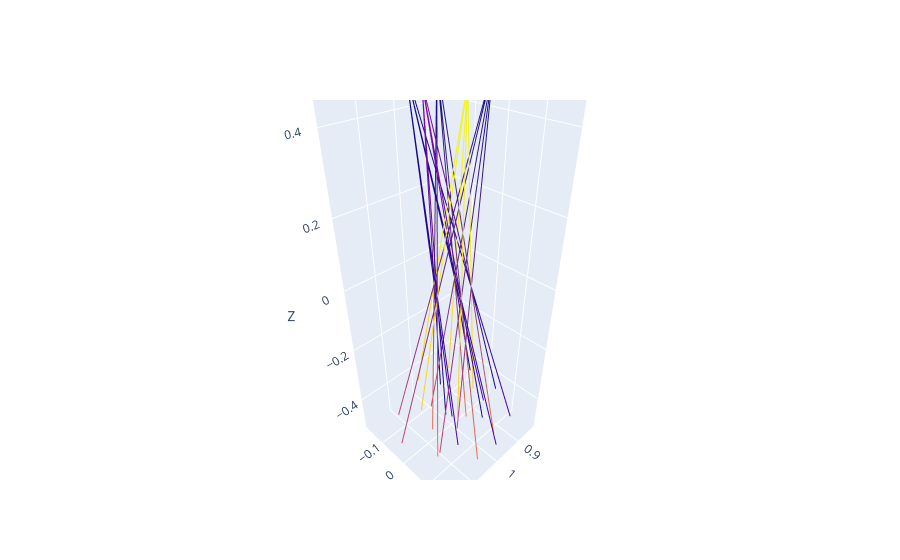

Notebook code cell kept with this figure:
### Code cell
cmap = plt.get_cmap()
colors = cmap(data["img"]/max(data["img"]))

plot_rays(
    np.concatenate([data["ray_origin"].to_list(), data["ray_origin"].to_list()]), 
    np.concatenate([data["ray_direction"].to_list(), data["ray_direction"].to_list()]),
    colors=colors
)

### Figure 1 — Plotly figure (JSON) as saved in the notebook; plotly's stock layout.template omitted (floating-point values rounded to 4 significant figures)
{"data": [{"line": {"color": [0.267, 0.004874, 0.3294, 1.0]}, "mode": "lines", "name": "ray", "showlegend": false, "type": "scatter3d", "x": [1.098, 1.003], "y": [0.02204, -0.0218], "z": [0.5, -0.4946]}, {"marker": {"color": [0.267, 0.004874, 0.3294, 1.0], "size": 4}, "mode": "markers", "showlegend": false, "type": "scatter3d", "x": [1.098], "y": [0.02204], "z": [0.5]}, {"line": {"color": [0.267, 0.004874, 0.3294, 1.0]}, "mode": "lines", "name": "ray", "showlegend": false, "type": "scatter3d", "x": [1.098, 0.9357], "y": [0.02204, 0.07232], "z": [0.5, -0.4855]}, {"marker": {"color": [0.267, 0.004874, 0.3294, 1.0], "size": 4}, "mode": "markers", "showlegend": false, "type": "scatter3d", "x": [1.098], "y": [0.02204], "z": [0.5]}, {"line": {"color": [0.267, 0.004874, 0.3294, 1.0]}, "mode": "lines", "name": "ray", "showlegend": false, "type": "scatter3d", "x": [1.098, 0.8315], "y": [0.02204, 0.0362], "z": [0.5, -0.4639]}, {"marker": {"color": [0.267, 0.004874, 0.3294, 1.0], "size": 4}, "mode": "markers", "showlegend": false, "type": "scatter3d", "x": [1.098], "y": [0.02204], "z": [0.5]}, {"line": {"color": [0.267, 0.004874, 0.3294, 1.0]}, "mode": "lines", "name": "ray", "showlegend": false, "type": "scatter3d", "x": [1.098, 0.8328], "y": [0.02204, -0.07663], "z": [0.5, -0.4593]}, {"marker": {"color": [0.267, 0.004874, 0.3294, 1.0], "size": 4}, "mode": "markers", "showlegend": false, "type": "scatter3d", "x": [1.098], "y": [0.02204], "z": [0.5]}, {"line": {"color": [0.267, 0.004874, 0.3294, 1.0]}, "mode": "lines", "name": "ray", "showlegend": false, "type": "scatter3d", "x": [1.098, 0.937], "y": [0.02204, -0.114], "z": [0.5, -0.4776]}, {"marker": {"color": [0.267, 0.004874, 0.3294, 1.0], "size": 4}, "mode": "markers", "showlegend": false, "type": "scatter3d", "x": [1.098], "y": [0.02204], "z": [0.5]}, {"line": {"color": [0.2297, 0.3224, 0.5457, 1.0]}, "mode": "lines", "name": "ray", "showlegend": false, "type": "scatter3d", "x": [1.037, 1.063], "y": [-0.09293, 0.08974], "z": [0.5, -0.4828]}, {"marker": {"color": [0.2297, 0.3224, 0.5457, 1.0], "size": 4}, "mode": "markers", "showlegend": false, "type": "scatter3d", "x": [1.037], "y": [-0.09293], "z": [0.5]}, {"line": {"color": [0.2297, 0.3224, 0.5457, 1.0]}, "mode": "lines", "name": "ray", "showlegend": false, "type": "scatter3d", "x": [1.037, 0.9956], "y": [-0.09293, 0.1773], "z": [0.5, -0.4619]}, {"marker": {"color": [0.2297, 0.3224, 0.5457, 1.0], "size": 4}, "mode": "markers", "showlegend": false, "type": "scatter3d", "x": [1.037], "y": [-0.09293], "z": [0.5]}, {"line": {"color": [0.2297, 0.3224, 0.5457, 1.0]}, "mode": "lines", "name": "ray", "showlegend": false, "type": "scatter3d", "x": [1.037, 0.8883], "y": [-0.09293, 0.1421], "z": [0.5, -0.4606]}, {"marker": {"color": [0.2297, 0.3224, 0.5457, 1.0], "size": 4}, "mode": "markers", "showlegend": false, "type": "scatter3d", "x": [1.037], "y": [-0.09293], "z": [0.5]}, {"line": {"color": [0.2297, 0.3224, 0.5457, 1.0]}, "mode": "lines", "name": "ray", "showlegend": false, "type": "scatter3d", "x": [1.037, 0.8852], "y": [-0.09293, 0.03167], "z": [0.5, -0.4805]}, {"marker": {"color": [0.2297, 0.3224, 0.5457, 1.0], "size": 4}, "mode": "markers", "showlegend": false, "type": "scatter3d", "x": [1.037], "y": [-0.09293], "z": [0.5]}, {"line": {"color": [0.2297, 0.3224, 0.5457, 1.0]}, "mode": "lines", "name": "ray", "showlegend": false, "type": "scatter3d", "x": [1.037, 0.9942], "y": [-0.09293, -0.002634], "z": [0.5, -0.495]}, {"marker": {"color": [0.2297, 0.3224, 0.5457, 1.0], "size": 4}, "mode": "markers", "showlegend": false, "type": "scatter3d", "x": [1.037], "y": [-0.09293], "z": [0.5]}, {"line": {"color": [0.1276, 0.5669, 0.5506, 1.0]}, "mode": "lines", "name": "ray", "showlegend": false, "type": "scatter3d", "x": [0.9015, 1.186], "y": [0.01735, -0.0159], "z": [0.5, -0.4581]}, {"marker": {"color": [0.1276, 0.5669, 0.5506, 1.0], "size": 4}, "mode": "markers", "showlegend": false, "type": "scatter3d", "x": [0.9015], "y": [0.01735], "z": [0.5]}, {"line": {"color": [0.1276, 0.5669, 0.5506, 1.0]}, "mode": "lines", "name": "ray", "showlegend": false, "type": "scatter3d", "x": [0.9015, 1.123], "y": [0.01735, 0.07614], "z": [0.5, -0.4733]}, {"marker": {"color": [0.1276, 0.5669, 0.5506, 1.0], "size": 4}, "mode": "markers", "showlegend": false, "type": "scatter3d", "x": [0.9015], "y": [0.01735], "z": [0.5]}, {"line": {"color": [0.1276, 0.5669, 0.5506, 1.0]}, "mode": "lines", "name": "ray", "showlegend": false, "type": "scatter3d", "x": [0.9015, 1.017], "y": [0.01735, 0.04126], "z": [0.5, -0.493]}, {"marker": {"color": [0.1276, 0.5669, 0.5506, 1.0], "size": 4}, "mode": "markers", "showlegend": false, "type": "scatter3d", "x": [0.9015], "y": [0.01735], "z": [0.5]}, {"line": {"color": [0.1276, 0.5669, 0.5506, 1.0]}, "mode": "lines", "name": "ray", "showlegend": false, "type": "scatter3d", "x": [0.9015, 1.016], "y": [0.01735, -0.07511], "z": [0.5, -0.4891]}, {"marker": {"color": [0.1276, 0.5669, 0.5506, 1.0], "size": 4}, "mode": "markers", "showlegend": false, "type": "scatter3d", "x": [0.9015], "y": [0.01735], "z": [0.5]}, {"line": {"color": [0.1276, 0.5669, 0.5506, 1.0]}, "mode": "lines", "name": "ray", "showlegend": false, "type": "scatter3d", "x": [0.9015, 1.122], "y": [0.01735, -0.1082], "z": [0.5, -0.4673]}, {"marker": {"color": [0.1276, 0.5669, 0.5506, 1.0], "size": 4}, "mode": "markers", "showlegend": false, "type": "scatter3d", "x": [0.9015], "y": [0.01735], "z": [0.5]}, {"line": {"color": [0.3692, 0.7889, 0.3829, 1.0]}, "mode": "lines", "name": "ray", "showlegend": false, "type": "scatter3d", "x": [0.9551, 1.139], "y": [-0.08936, 0.08358], "z": [0.5, -0.4677]}, {"marker": {"color": [0.3692, 0.7889, 0.3829, 1.0], "size": 4}, "mode": "markers", "showlegend": false, "type": "scatter3d", "x": [0.9551], "y": [-0.08936], "z": [0.5]}, {"line": {"color": [0.3692, 0.7889, 0.3829, 1.0]}, "mode": "lines", "name": "ray", "showlegend": false, "type": "scatter3d", "x": [0.9551, 1.071], "y": [-0.08936, 0.173], "z": [0.5, -0.458]}, {"marker": {"color": [0.3692, 0.7889, 0.3829, 1.0], "size": 4}, "mode": "markers", "showlegend": false, "type": "scatter3d", "x": [0.9551], "y": [-0.08936], "z": [0.5]}, {"line": {"color": [0.3692, 0.7889, 0.3829, 1.0]}, "mode": "lines", "name": "ray", "showlegend": false, "type": "scatter3d", "x": [0.9551, 0.9638], "y": [-0.08936, 0.1417], "z": [0.5, -0.4729]}, {"marker": {"color": [0.3692, 0.7889, 0.3829, 1.0], "size": 4}, "mode": "markers", "showlegend": false, "type": "scatter3d", "x": [0.9551], "y": [-0.08936], "z": [0.5]}, {"line": {"color": [0.3692, 0.7889, 0.3829, 1.0]}, "mode": "lines", "name": "ray", "showlegend": false, "type": "scatter3d", "x": [0.9551, 0.9639], "y": [-0.08936, 0.02972], "z": [0.5, -0.4928]}, {"marker": {"color": [0.3692, 0.7889, 0.3829, 1.0], "size": 4}, "mode": "markers", "showlegend": false, "type": "scatter3d", "x": [0.9551], "y": [-0.08936], "z": [0.5]}, {"line": {"color": [0.3692, 0.7889, 0.3829, 1.0]}, "mode": "lines", "name": "ray", "showlegend": false, "type": "scatter3d", "x": [0.9551, 1.075], "y": [-0.08936, -0.006636], "z": [0.5, -0.4894]}, {"marker": {"color": [0.3692, 0.7889, 0.3829, 1.0], "size": 4}, "mode": "markers", "showlegend": false, "type": "scatter3d", "x": [0.9551], "y": [-0.08936], "z": [0.5]}, {"line": {"color": [0.9932, 0.9062, 0.1439, 1.0]}, "mode": "lines", "name": "ray", "showlegend": false, "type": "scatter3d", "x": [1.05, 1.05], "y": [0.08666, -0.08412], "z": [0.5, -0.4853]}, {"marker": {"color": [0.9932, 0.9062, 0.1439, 1.0], "size": 4}, "mode": "markers", "showlegend": false, "type": "scatter3d", "x": [1.05], "y": [0.08666], "z": [0.5]}, {"line": {"color": [0.9932, 0.9062, 0.1439, 1.0]}, "mode": "lines", "name": "ray", "showlegend": false, "type": "scatter3d", "x": [1.05, 0.9814], "y": [0.08666, 0.008863], "z": [0.5, -0.4946]}, {"marker": {"color": [0.9932, 0.9062, 0.1439, 1.0], "size": 4}, "mode": "markers", "showlegend": false, "type": "scatter3d", "x": [1.05], "y": [0.08666], "z": [0.5]}, {"line": {"color": [0.9932, 0.9062, 0.1439, 1.0]}, "mode": "lines", "name": "ray", "showlegend": false, "type": "scatter3d", "x": [1.05, 0.8732], "y": [0.08666, -0.02535], "z": [0.5, -0.4779]}, {"marker": {"color": [0.9932, 0.9062, 0.1439, 1.0], "size": 4}, "mode": "markers", "showlegend": false, "type": "scatter3d", "x": [1.05], "y": [0.08666], "z": [0.5]}, {"line": {"color": [0.9932, 0.9062, 0.1439, 1.0]}, "mode": "lines", "name": "ray", "showlegend": false, "type": "scatter3d", "x": [1.05, 0.8765], "y": [0.08666, -0.136], "z": [0.5, -0.4594]}, {"marker": {"color": [0.9932, 0.9062, 0.1439, 1.0], "size": 4}, "mode": "markers", "showlegend": false, "type": "scatter3d", "x": [1.05], "y": [0.08666], "z": [0.5]}, {"line": {"color": [0.9932, 0.9062, 0.1439, 1.0]}, "mode": "lines", "name": "ray", "showlegend": false, "type": "scatter3d", "x": [1.05, 0.9835], "y": [0.08666, -0.172], "z": [0.5, -0.4637]}, {"marker": {"color": [0.9932, 0.9062, 0.1439, 1.0], "size": 4}, "mode": "markers", "showlegend": false, "type": "scatter3d", "x": [1.05], "y": [0.08666], "z": [0.5]}], "layout": {"scene": {"xaxis": {"title": {"text": "X"}}, "yaxis": {"title": {"text": "Y"}}, "zaxis": {"title": {"text": "Z"}}}}}
